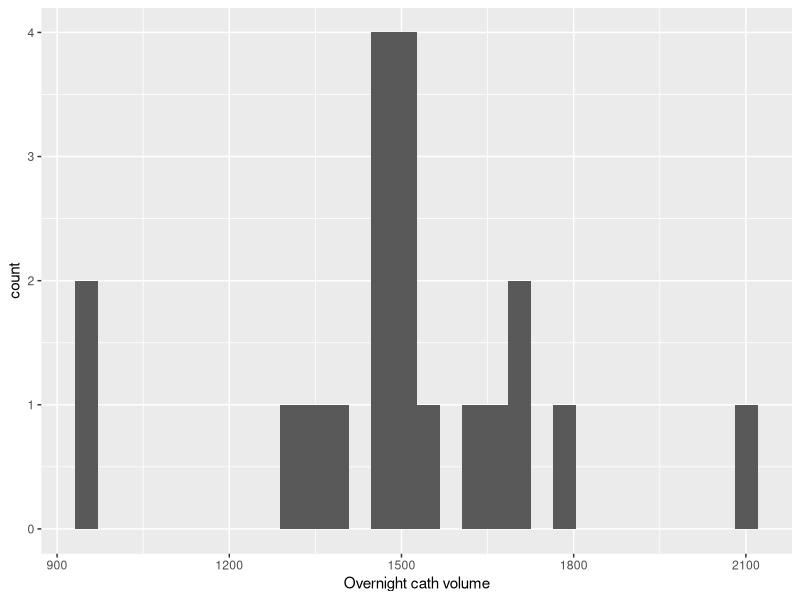
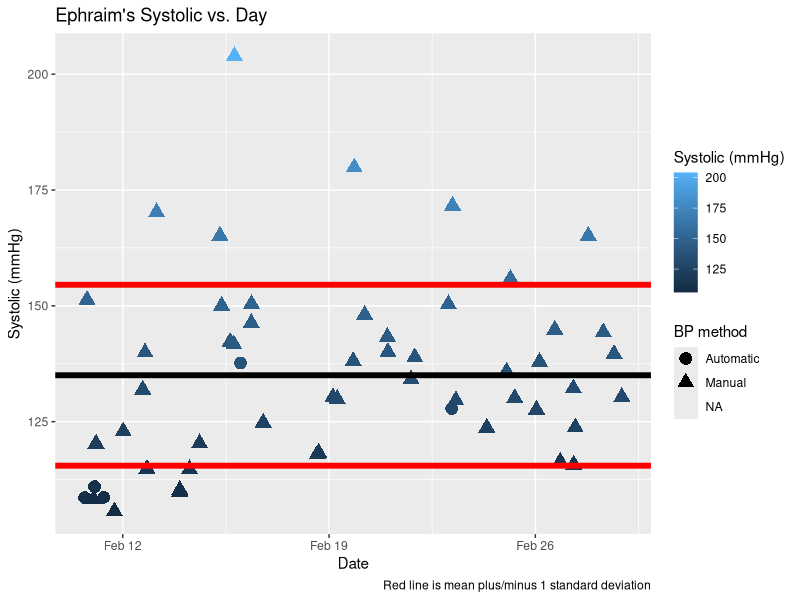
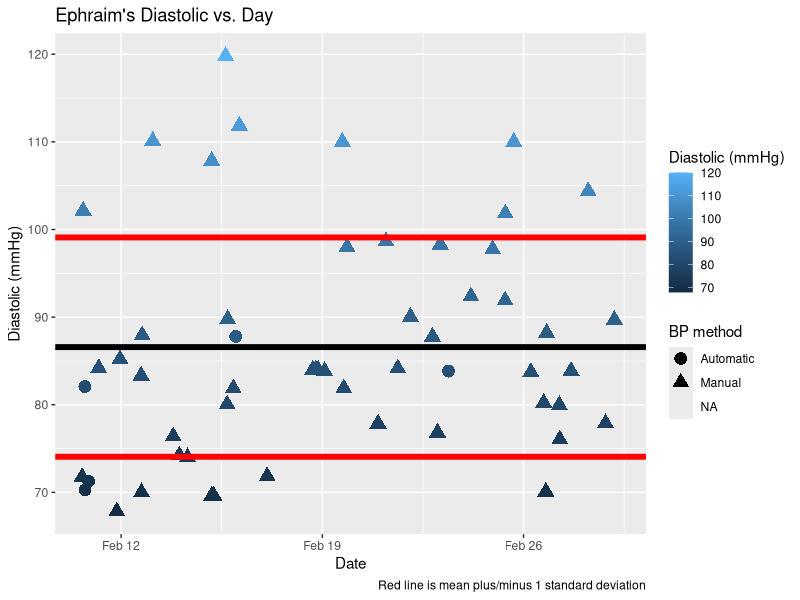

Reproduce these figures in R, in order.
## ---- chunk 1
library(tidyverse)
library(readxl)
library(lubridate)
## ---- chunk 2
edata2 <- read_excel("edata2.xlsx", col_types = c("date", 
    "date", "blank", "numeric", "numeric", 
    "numeric", "numeric", "blank", "text", 
    "text", "text", "text", "date", "text", 
    "text", "text", "text", "text", "text", 
    "date", "numeric", "text", "date", "date", 
    "date", "date", "date", "numeric", "date", 
    "text", "text", "text", "date", "text", 
    "text", "text", "date", "date", "date", 
    "text", "text", "date", "text", "text", 
    "text", "text", "text", "numeric", "date", 
    "date", "text", "text", "numeric", "text", 
    "text", "date"))


edata2$`IO Cath Volume mL` <- as.numeric(edata2$`IO Cath Volume mL`)
unique(edata2$`IO Cath Volume mL`)

## ---- chunk 3
edata2$`24 hr Ferrell Output` <- as.numeric(edata2$`24 hr Ferrell Output`)
unique(edata2$`24 hr Ferrell Output`)
## ---- chunk 4
edata2$`Fluid volume` <- as.numeric(edata2$`Fluid volume`)
unique(edata2$`Fluid volume`)
## ---- chunk 5
str(edata2)
## ---- chunk 6

col_2_change <- c(8,9,10,12,13,14,15,16,17,19,20,29,31,33,38,39,41,43,50,52)
edata2[col_2_change] <- lapply(edata2[col_2_change], as.factor)
str(edata2)
## ---- chunk 7
summary(edata2$`Overnight cath volume`)
sum(!is.na(edata2$`Overnight cath volume`))
ggplot(edata2,aes(`Overnight cath volume`))+
    geom_histogram(na.rm = TRUE)
## ---- chunk 8
edata2 <- edata2 %>%
    mutate(ts.date=date(Timestamp))
## ---- chunk 9
ggplot(edata2,aes(ts.date,`Systolic (mmHg)`))+
    geom_jitter(na.rm = TRUE,aes(color=`Systolic (mmHg)`, shape=`BP method`), size=4)+
    geom_hline(aes(yintercept=mean(`Systolic (mmHg)`,na.rm = TRUE)), size=2)+
    geom_hline(aes(yintercept=sd(`Systolic (mmHg)`,na.rm = TRUE)+mean(`Systolic (mmHg)`,na.rm=TRUE)),color="Red", size=2)+
     geom_hline(aes(yintercept=mean(`Systolic (mmHg)`-sd(`Systolic (mmHg)`,na.rm = TRUE),na.rm=TRUE)),color="Red", size=2)+
    labs(title="Ephraim's Systolic vs. Day",
         x="Date",
         caption="Red line is mean plus/minus 1 standard deviation")
## ---- chunk 10
ggplot(edata2,aes(ts.date,`Diastolic (mmHg)`))+
    geom_jitter(na.rm = TRUE,aes(color=`Diastolic (mmHg)`,shape=`BP method`), size=4)+
    geom_hline(aes(yintercept=mean(`Diastolic (mmHg)`,na.rm = TRUE)), size=2)+
    geom_hline(aes(yintercept=sd(`Diastolic (mmHg)`,na.rm = TRUE)+mean(`Diastolic (mmHg)`,na.rm=TRUE)),color="Red", size=2)+
     geom_hline(aes(yintercept=mean(`Diastolic (mmHg)`-sd(`Diastolic (mmHg)`,na.rm = TRUE),na.rm=TRUE)),color="Red", size=2)+
    labs(title="Ephraim's Diastolic vs. Day",
         x="Date",
         caption="Red line is mean plus/minus 1 standard deviation")
## ---- chunk 11
bp_data <- edata2 %>%
    filter(!is.na(`Diastolic (mmHg)`)) %>%
        select(Timestamp, `Systolic (mmHg)`, `Diastolic (mmHg)`, `BP method`)
